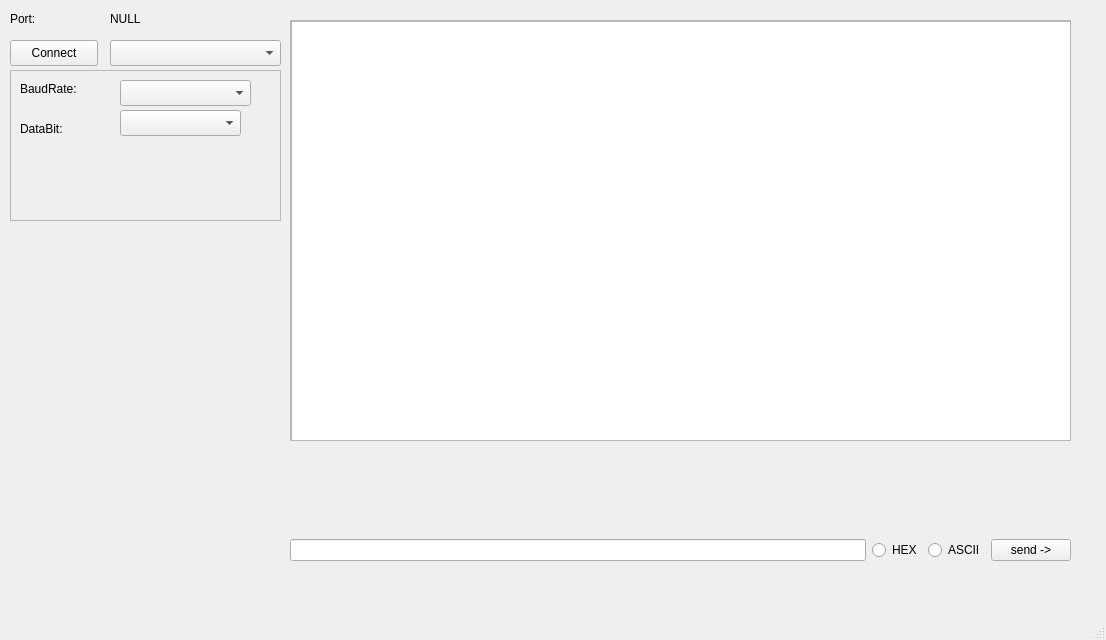
<?xml version="1.0" encoding="UTF-8"?>
<ui version="4.0">
 <class>MainWindow</class>
 <widget class="QMainWindow" name="MainWindow">
  <property name="geometry">
   <rect>
    <x>0</x>
    <y>0</y>
    <width>1106</width>
    <height>640</height>
   </rect>
  </property>
  <property name="windowTitle">
   <string>MainWindow</string>
  </property>
  <widget class="QWidget" name="centralwidget">
   <widget class="QComboBox" name="comboBox_port">
    <property name="geometry">
     <rect>
      <x>110</x>
      <y>40</y>
      <width>171</width>
      <height>26</height>
     </rect>
    </property>
   </widget>
   <widget class="QLabel" name="label">
    <property name="geometry">
     <rect>
      <x>10</x>
      <y>10</y>
      <width>101</width>
      <height>18</height>
     </rect>
    </property>
    <property name="text">
     <string>Port: </string>
    </property>
   </widget>
   <widget class="QLabel" name="label_selectedPort">
    <property name="geometry">
     <rect>
      <x>110</x>
      <y>10</y>
      <width>171</width>
      <height>18</height>
     </rect>
    </property>
    <property name="text">
     <string>NULL</string>
    </property>
   </widget>
   <widget class="QPushButton" name="pushButton">
    <property name="geometry">
     <rect>
      <x>10</x>
      <y>40</y>
      <width>88</width>
      <height>26</height>
     </rect>
    </property>
    <property name="text">
     <string>Connect</string>
    </property>
   </widget>
   <widget class="QFrame" name="frame">
    <property name="geometry">
     <rect>
      <x>10</x>
      <y>70</y>
      <width>271</width>
      <height>151</height>
     </rect>
    </property>
    <property name="frameShape">
     <enum>QFrame::StyledPanel</enum>
    </property>
    <property name="frameShadow">
     <enum>QFrame::Raised</enum>
    </property>
    <widget class="QComboBox" name="comboBox_baudrate">
     <property name="geometry">
      <rect>
       <x>110</x>
       <y>10</y>
       <width>131</width>
       <height>26</height>
      </rect>
     </property>
    </widget>
    <widget class="QLabel" name="label_2">
     <property name="geometry">
      <rect>
       <x>10</x>
       <y>10</y>
       <width>81</width>
       <height>18</height>
      </rect>
     </property>
     <property name="text">
      <string>BaudRate:</string>
     </property>
    </widget>
    <widget class="QLabel" name="label_3">
     <property name="geometry">
      <rect>
       <x>10</x>
       <y>50</y>
       <width>66</width>
       <height>18</height>
      </rect>
     </property>
     <property name="text">
      <string>DataBit:</string>
     </property>
    </widget>
    <widget class="QComboBox" name="comboBox">
     <property name="geometry">
      <rect>
       <x>110</x>
       <y>40</y>
       <width>121</width>
       <height>26</height>
      </rect>
     </property>
    </widget>
   </widget>
   <widget class="QScrollArea" name="scrollArea">
    <property name="geometry">
     <rect>
      <x>290</x>
      <y>20</y>
      <width>781</width>
      <height>421</height>
     </rect>
    </property>
    <property name="widgetResizable">
     <bool>true</bool>
    </property>
    <widget class="QWidget" name="scrollAreaWidgetContents">
     <property name="geometry">
      <rect>
       <x>0</x>
       <y>0</y>
       <width>779</width>
       <height>419</height>
      </rect>
     </property>
     <widget class="QTextBrowser" name="textBrowser_command">
      <property name="geometry">
       <rect>
        <x>0</x>
        <y>0</y>
        <width>781</width>
        <height>421</height>
       </rect>
      </property>
     </widget>
    </widget>
   </widget>
   <widget class="QWidget" name="horizontalLayoutWidget">
    <property name="geometry">
     <rect>
      <x>290</x>
      <y>510</y>
      <width>781</width>
      <height>80</height>
     </rect>
    </property>
    <layout class="QHBoxLayout" name="horizontalLayout">
     <item>
      <widget class="QLineEdit" name="le_sender"/>
     </item>
     <item>
      <widget class="QRadioButton" name="rbtn_hex">
       <property name="text">
        <string>HEX</string>
       </property>
      </widget>
     </item>
     <item>
      <widget class="QRadioButton" name="rbtn_ascii">
       <property name="text">
        <string>ASCII</string>
       </property>
      </widget>
     </item>
     <item>
      <widget class="QPushButton" name="btn_send">
       <property name="text">
        <string>send -&gt;</string>
       </property>
      </widget>
     </item>
    </layout>
   </widget>
  </widget>
  <widget class="QMenuBar" name="menubar">
   <property name="geometry">
    <rect>
     <x>0</x>
     <y>0</y>
     <width>1106</width>
     <height>23</height>
    </rect>
   </property>
  </widget>
  <widget class="QStatusBar" name="statusbar"/>
 </widget>
 <resources/>
 <connections/>
</ui>
